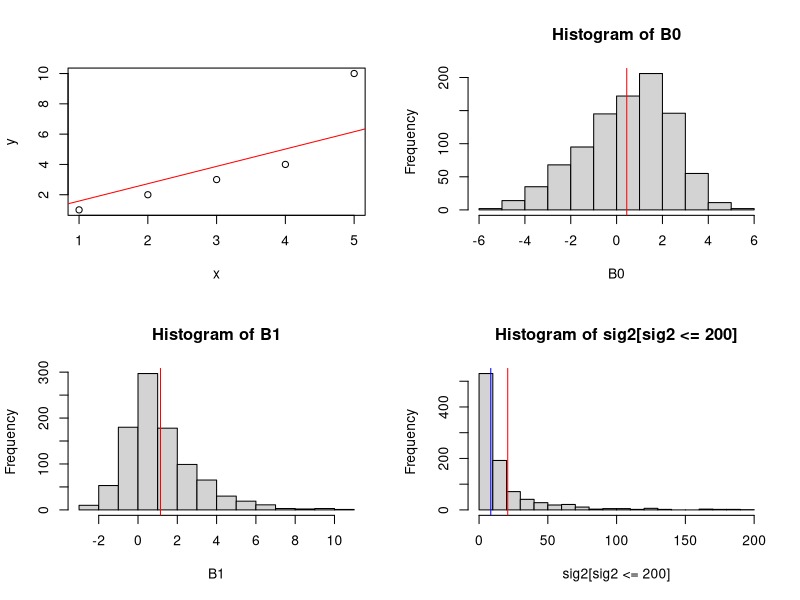

Write the R code that produced this figure.
## First Gibbs sampler (from Bayes lecture) for 205C.
#Univariate Linear Regression, a good intro case of bayesian parameter estimation

library(MCMCpack) #For invgamma sampling
#Data
x=c(1,2,3,4,5)
y=c(1,2,3,4,10)

#parameters needed for full conditionals from data
n=length(x)
mux=mean(x)
muy=mean(y)

#priors, B1 and B0 normal(M,S) sig2 inverse gamma (shape,scale)
B1M= .5
B1S=.5
B0M=0
B0S=2
shape=2
scale=2


#Initialize values: 
M= 1000 #number of loops
B0= 1:M
B0[1]=0   #B0 B1 and sig2 are parameters for model, arbitrary starting values
B1=1:M
B1[1]=2
sig2=1:M
sig2[1]=8

#Gibbs sampler

for(i in 2:M){
  #for B0. Sampled from normal (A2*B,A2), those parameters defined below and use priors from above
  B0A2=((n/sig2[i-1])+1/(B0S))^-1
  B0B=(n/sig2[i-1])*(muy- B1[i-1]*mux) + (B0M/B0S)
  B0[i]=rnorm(1,B0A2*B0B,sqrt(B0A2))
  
  #for B1
  B1A2=((n/sig2[i-1])+1/(B1S))^-1
  B1B= (n/sig2[i-1])*(muy-B0[i]*mux)+ (B1M/B1S)
  B1[i]=rnorm(1,B1A2*B1B,sqrt(B1A2))
  
  #for sig2
  shapeSig2= shape+(n/2)
  scaleSig2= scale+ sum((y-(B0[i]+B1[i]*x))^2)/2
  sig2[i]=rinvgamma(1,shapeSig2,scale=scaleSig2)
}

keep=50  #burn in period and filtering data respectivley
B0=B0[keep:M]
B1=B1[keep:M]
sig2=sig2[keep:M]

mean(B0)   #mean estimates
mean(B1)
mean(sig2)

par(mfrow=c(2,2))  #make plot output 2x2 grid, one plot in each
plot(x,y)   #raw data and regression line
abline(a=mean(B0),b=mean(B1),col='red')
hist(B0)      #hist for B0 with red line as mean
abline(v=mean(B0),col='red')
hist(B1)      #hist for B1 with red line as mean
abline(v=mean(B1),col='red')
hist(sig2[sig2<=200],breaks=seq(0,200,by=10),xlim=c(0,200))  #hist for sig 2 (removing high values), red as mean, blue median
abline(v=mean(sig2),col='red')
abline(v=median(sig2),col='blue')
